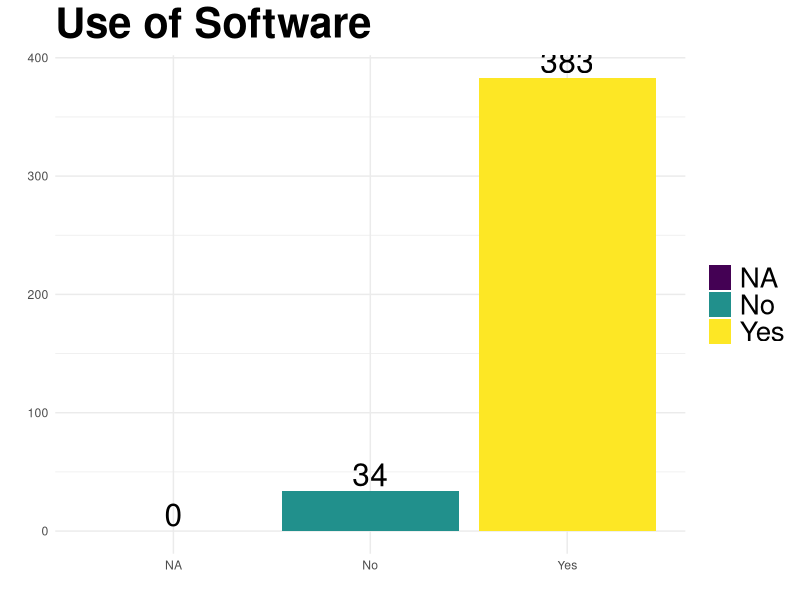
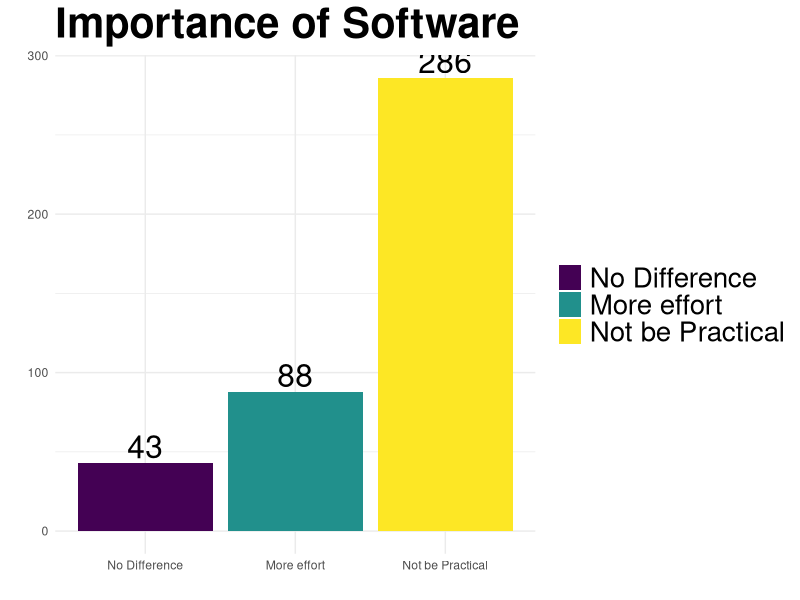
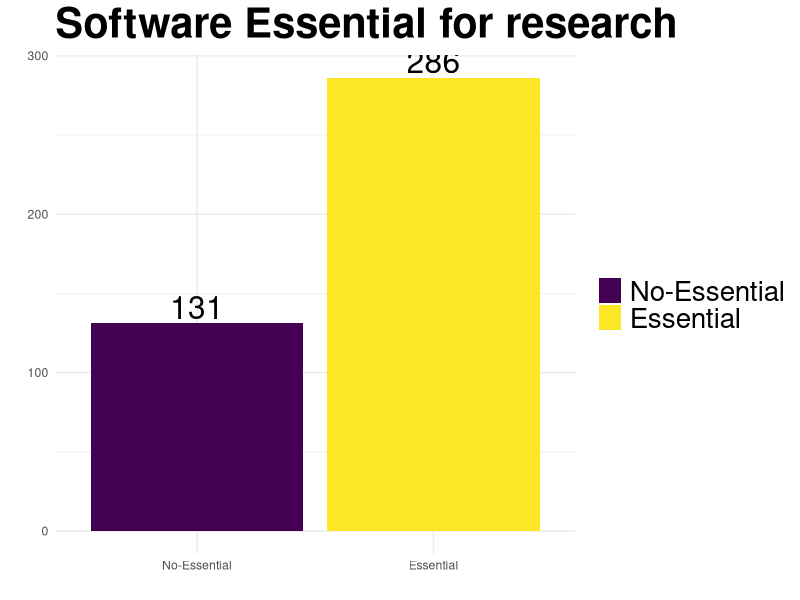
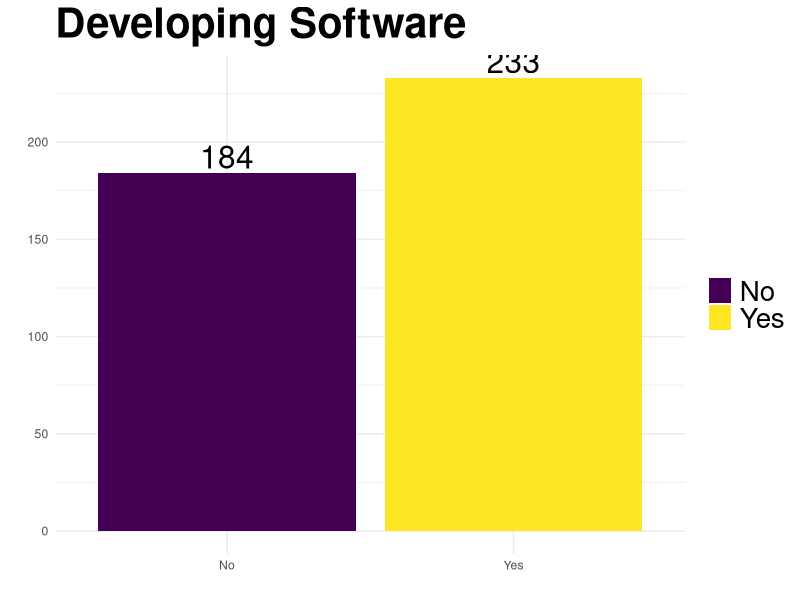

Generate these figures, in order, with R: (Note: this script raises an error after producing the figures.)
## ---- chunk 1
options(knitr.table.format = 'markdown')
## ---- chunk 2

library('ggplot2')
library('plyr')
library('RColorBrewer')
library('knitr')
library('car')

## ---- chunk 3
# Function to create own colour palette to use when there is a need to keep the same
# colour between plot (otherwise they are changed according to the ordering)
myColor <-  function(vectorToColour=vector(), palette='Set3'){
    print(vectorToColour)
    size  <- length(vectorToColour)
    myColors <- brewer.pal(size, palette)
    names(myColors) <- vectorToColour
    return(myColors)
}
## ---- chunk 4
# Function that output a data frame containing the variable, the Frequency and 
# rounded percent
# Optional order is to output the table ordered in Frequency (useful for output with
singleTabFreq <- function(vectorToFreq, name, order=TRUE){
    table_factor <- table(vectorToFreq)
    # Cbind is to combine two different sets into one data.frame
    # the conversion of data.frame within the cbind is to avoid having
    # the factor in data_row for the frequency
    # And being able to index only the value for the percentage
    QSummary <- cbind(as.data.frame(table_factor),
                      as.data.frame(round(prop.table(table_factor)*100))[,2])
    
    #rename the column names
    colnames(QSummary) <- c(name, 'Total Respondents', 'Percent')
    if (order==TRUE){
        # Order the table by Total Respondents
        QSummary <- QSummary[order(QSummary[,2]),]
        # Reorder the level of the factors for using in legend (to match the order of the plot)
        QSummary[,1] <- factor(QSummary[,1], levels=QSummary[,1][order(QSummary[,2])], ordered=order)
    }
    # Write the result into a csv file
    #write.csv(QSummary, paste('./results/',name,'.csv'), row.names=FALSE)
    #dev.off()
    # Output a table of the variable
    return (QSummary)
}
## ---- chunk 5
plotSingleFreq <- function(dataframe, name, column='Total Respondents', order=TRUE, xText=TRUE, ownColour=NA){
    index_column <- match(column, names(dataframe))
    # To reorganise the factor level to show on the legend according to the 
    # frequencies
    p <- ggplot(data=dataframe, environment=environment())
    # environment=environment() is a workaround for ggplot2 to get access to the
    # namespace defined within the function.
    if (order==TRUE){
        p <- p + aes(x=reorder(dataframe[,1], dataframe[, index_column]),
                     y=dataframe[,index_column],
                     fill=dataframe[,1])
    }
    else {
        p <- p + aes(x=dataframe[,1],
                     y=dataframe[,index_column],
                     fill=dataframe[,1])
    }
    p <- p + geom_bar(stat='identity')
    p <- p + theme_minimal()
    p <- p + ylab('')
    p <- p + xlab('')
    p <- p + ggtitle(name)
    p <- p + theme(plot.title = element_text(size=30, face='bold'))
    p <- p + theme(legend.text=element_text(size=20))
    p <- p + theme(legend.title=element_blank())
    if (is.na(ownColour) == FALSE){
        
        p  <- p + scale_fill_manual(values=ownColour)
    }
    if (xText == FALSE) {
        p  <- p + theme(axis.text.x=element_blank())
    }
    p <- p + geom_text(aes(label=dataframe[,index_column]), vjust=-0.2, size=8)
    return (p)
}
## ---- chunk 6
crossTabFreq <- function(df, var1, var2, propNum=1, summaryTable=TRUE){
    freqTable <- table(df[[var1]], df[[var2]])
    if(summaryTable==TRUE){
        kable(freqTable, digits=2)
    }
    dfTable  <- cbind(as.data.frame(freqTable),
                      as.data.frame(prop.table(freqTable, propNum))[,3])
    colnames(dfTable) <- c(var1, var2, 'Freq', 'Prop')
    
    #write.csv(dfTable, paste("./results/cross_table_", var1,'_', var2, '.csv', sep=''), 
    #		  row.names=FALSE)
    
    #dev.off()
    return(dfTable)
}
## ---- chunk 7

facetPlot <- function(df, xVar, facetVar, yVar='Prop', removeNA=FALSE, FREQ=TRUE, xText=TRUE){
    df$Percent  <- df[[yVar]]*100
    if (removeNA==TRUE) {
        df <- na.omit(df)
    }
    p <- ggplot(df, environment=environment())
    p <- p + aes_string(x=xVar, y='Percent', fill=xVar)
    p <- p + geom_bar(stat='identity', position='dodge')
    p <- p + theme_minimal()
    p <- p + ylab('')
    p <- p + xlab('')
    p <- p + theme(plot.title = element_text(size=30, face='bold'))
    p <- p + theme(legend.text=element_text(size=20))
    p <- p + theme(legend.title=element_blank())
    if (xText == FALSE) {
        p  <- p + theme(axis.text.x=element_blank())
    }
    if (FREQ==TRUE){
        p <- p + geom_text(aes(label=paste(round(Percent), '%', ' (n=', Freq, ')')), vjust=-0.2, size=4)
    }
    else {
        p <- p + geom_text(aes(label=paste(round(Percent))), vjust=-0.2, size=4)
    }
    p <- p + theme(plot.title = element_text(size=20, face="bold", vjust=2))
    p <- p + facet_wrap(as.formula(paste('~', facetVar)), ncol=2)
    return(p)
}
## ---- chunk 8

chiSquareSummary <- function (table_, var1, var2) {
    chiValue <- chisq.test(table_)
    #fisher_value <- fisher.test(table_)
    if (chiValue$p.value <= .5){
        write.csv(chiValue$residuals, paste("./results/chi_test_res_", var1,'_', var2, '.csv', sep=''), row.names=FALSE)
    }
    return (chi_value)
}
## ---- chunk 9
#Loading the data set
df <-read.csv("data/mergedDfCleaned.csv", stringsAsFactors=TRUE, na.strings="")
summary(df['dataOrigin'])
# Select only the survey origin 
df <- df[df$dataOrigin == 'survey', ]
## ---- chunk 10
sumQ  <- singleTabFreq(df$Q.6.Use.Software, 'Use of Software')
kable(sumQ, digits=2, format = 'markdown')
plotSingleFreq(sumQ, 'Use of Software')
## ---- chunk 11
# subsetting the dataset to contain only software users, meaning people who answered YES at the question 6
dfYES <- df
# dfYES <- df[which(df$Q.6.Use.Software=='Yes'),]  ## Not filtering them in order to get the same results as Simon with its first xls analysis
dfYES <- droplevels(dfYES)
## ---- chunk 12
levels(dfYES$Q.7.Importance.Software)[1] <- "No Difference"
levels(dfYES$Q.7.Importance.Software)[2] <- "Not be Practical"
levels(dfYES$Q.7.Importance.Software)[3] <- "More effort"

## ---- chunk 13
sumQ  <-  singleTabFreq(dfYES$Q.7.Importance.Software, 'Importance of Software')
kable(sumQ, digits=2, format = 'markdown')
plotSingleFreq(sumQ, 'Importance of Software')
## ---- chunk 14
#Recoding into a binary variable
dfYES$Q.7.Essential.Software <- revalue(dfYES$Q.7.Importance.Software, c('No Difference'='No-Essential', 'More effort'='No-Essential', 'Not be Practical'='Essential'))
## ---- chunk 15

sumQ  <-  singleTabFreq(dfYES$Q.7.Essential.Software, 'Software Essential for research')
kable(sumQ, digits=2, format = 'markdown')
plotSingleFreq(sumQ, 'Software Essential for research')
## ---- chunk 16

sumQ  <-  singleTabFreq(dfYES$Q.8.Developing.Software, 'Developing Software')
kable(sumQ, digits=2, format = 'markdown')
plotSingleFreq(sumQ, 'Developing Software')
## ---- chunk 17

sumQ  <-  singleTabFreq(dfYES$Q.9.Training.Software.clean, 'Training in Software development')
kable(sumQ, digits=2, format = 'markdown')
color_Developing <- myColor(sumQ[,1])
plotSingleFreq(sumQ, 'Training in Software development', ownColour=color_Developing)
## ---- chunk 18

sumQ  <-  singleTabFreq(dfYES[which(dfYES$Q.8.Developing.Software == 'Yes'),]$Q.9.Training.Software.clean, 'Training in Software development')
kable(sumQ, digits=2, format = 'markdown')
plotSingleFreq(sumQ, 'Training in Software development', ownColour=color_Developing)

## ---- chunk 19
sumQ <- singleTabFreq(dfYES$Q.3.Discipline, 'Discipline')
#Printing table
kable(sumQ, digits=2, format = 'markdown')
# Printing Plot
plotSingleFreq(sumQ, 'Discipline', xText=FALSE)
## ---- chunk 20
# Recode the factors
DesArHu <- c("Design, creative & performing arts", "Architecture & planning", "Humanities & language based studies & archaeology")
AdmSoEd <- c('Administrative & business studies', 'Social studies', 'Education')
MedAgri <- c('Medicine, dentistry & health', 'Agriculture, forestry & veterinary science')
dfYES$Q.3.Modified.Disciplines <- dfYES$Q.3.Discipline
dfYES$Q.3.Modified.Disciplines <- recode(dfYES$Q.3.Modified.Disciplines, "DesArHu='Design+Art+Hum'")
dfYES$Q.3.Modified.Disciplines <- recode(dfYES$Q.3.Modified.Disciplines, "AdmSoEd='Admin+Social+Edu'")
dfYES$Q.3.Modified.Disciplines <- recode(dfYES$Q.3.Modified.Disciplines, "MedAgri='Medicine+Agri'")

## ---- chunk 21
modifiedQ3 <- singleTabFreq(dfYES$Q.3.Modified.Disciplines, 'Modified Disciplines')
#Print table
kable(modifiedQ3, digits=2, row.names = FALSE, format = 'markdown')
plotSingleFreq(modifiedQ3, 'Modified Disciplines')
## ---- chunk 22
sumQ  <- crossTabFreq(dfYES, 'Q.3.Modified.Disciplines', 'Q.7.Essential.Software') 
facetPlot(sumQ, facetVar='Q.3.Modified.Disciplines', xVar='Q.7.Essential.Software')

## ---- chunk 23
sumQ  <- crossTabFreq(dfYES, 'Q.3.Modified.Disciplines', 'Q.8.Developing.Software') 
facetPlot(sumQ, facetVar='Q.3.Modified.Disciplines', xVar='Q.8.Developing.Software')

## ---- chunk 24
sumQ  <- crossTabFreq(dfYES, 'Q.3.Modified.Disciplines', 'Q.9.Training.Software.clean') 
facetPlot(sumQ, facetVar='Q.3.Modified.Disciplines', xVar='Q.9.Training.Software.clean')

## ---- chunk 25
sumQ <- singleTabFreq(dfYES$Q.4.Fund.clean, 'Funds')
kable(sumQ, digits=2, row.names = FALSE ,format = 'markdown')
#plotSingleFreq(sumQ, 'Funds', xText=FALSE)
## ---- chunk 26
dfYES$Q.4.Modified.Funds <- dfYES$Q.4.Fund.clean
levels(dfYES$Q.4.Modified.Funds)[c(3, 8, 13, 17)] <- 'None'
levels(dfYES$Q.4.Modified.Funds)[c(8, 13, 17)] <- 'Charity/Trust'
levels(dfYES$Q.4.Modified.Funds)[c(1, 2, 4, 5, 9, 11, 14)] <- 'Research Council'
levels(dfYES$Q.4.Modified.Funds)[c(6,8)] <- 'Other UK'
levels(dfYES$Q.4.Modified.Funds)[c(3, 7)] <- 'Other Non-UK'
## ---- chunk 27
sumQ <- singleTabFreq(dfYES$Q.4.Modified.Funds,'Modified Funds')
#Printing table
kable(sumQ, digits=2, row.names = FALSE, format = 'markdown')
plotSingleFreq(sumQ, 'Modified Funds', xText = FALSE)
## ---- chunk 28
sumQ  <- crossTabFreq(dfYES, 'Q.4.Modified.Funds', 'Q.7.Essential.Software') 
facetPlot(sumQ, facetVar='Q.4.Modified.Funds', xVar='Q.7.Essential.Software')

## ---- chunk 29
sumQ  <- crossTabFreq(dfYES, 'Q.4.Modified.Funds', 'Q.8.Developing.Software') 
facetPlot(sumQ, facetVar='Q.4.Modified.Funds', xVar='Q.8.Developing.Software')

## ---- chunk 30
sumQ  <- crossTabFreq(dfYES, 'Q.4.Modified.Funds', 'Q.9.Training.Software.clean') 
facetPlot(sumQ, facetVar='Q.4.Modified.Funds', xVar='Q.9.Training.Software.clean')

## ---- chunk 31
dfYES$Q.5.Seniority <- factor(dfYES$Q.5.Seniority, levels=c('Less than a year', '1-5 years', '6-10 years', '11-15 years', '15-20 years', 'More than 20 years' ))
## ---- chunk 32
sumQ <- singleTabFreq(dfYES$Q.5.Seniority, 'Seniority', order=FALSE)
#Printing table
kable(sumQ, digits=2, format = 'markdown')
# Printing Plot
plotSingleFreq(sumQ, 'Seniority', order=FALSE)
## ---- chunk 33
sumQ  <- crossTabFreq(dfYES, 'Q.5.Seniority', 'Q.7.Essential.Software') 
facetPlot(sumQ, facetVar='Q.5.Seniority', xVar='Q.7.Essential.Software')
## ---- chunk 34
sumQ  <- crossTabFreq(dfYES, 'Q.5.Seniority', 'Q.8.Developing.Software') 
facetPlot(sumQ, facetVar='Q.5.Seniority', xVar='Q.8.Developing.Software')
## ---- chunk 35
sumQ  <- crossTabFreq(dfYES, 'Q.5.Seniority', 'Q.9.Training.Software.clean') 
facetPlot(sumQ, facetVar='Q.5.Seniority', xVar='Q.9.Training.Software.clean')
## ---- chunk 36
sumQ <- singleTabFreq(dfYES$E.2.Gender.clean, 'Gender')
#Printing table
kable(sumQ, digits=2, format = 'markdown')
# Printing Plot
plotSingleFreq(sumQ, 'Gender')
## ---- chunk 37
sumQ  <- crossTabFreq(dfYES, 'E.2.Gender.clean', 'Q.7.Essential.Software') 
facetPlot(sumQ, facetVar='E.2.Gender.clean', xVar='Q.7.Essential.Software')
## ---- chunk 38
sumQ  <- crossTabFreq(dfYES, 'E.2.Gender.clean', 'Q.8.Developing.Software') 
facetPlot(sumQ, facetVar='E.2.Gender.clean', xVar='Q.8.Developing.Software')
## ---- chunk 39
sumQ  <- crossTabFreq(dfYES, 'E.2.Gender.clean', 'Q.9.Training.Software.clean') 
facetPlot(sumQ, facetVar='E.2.Gender.clean', xVar='Q.9.Training.Software.clean')
## ---- chunk 40
sumQ <- singleTabFreq(dfYES$E.4.OS.clean, 'Operating System')
#Printing table
kable(sumQ, digits=2, format = 'markdown')
# Printing Plot
plotSingleFreq(sumQ, 'Operating System')
## ---- chunk 41
sumQ  <- crossTabFreq(dfYES, 'E.4.OS.clean', 'Q.7.Essential.Software') 
facetPlot(sumQ, facetVar='E.4.OS.clean', xVar='Q.7.Essential.Software')
## ---- chunk 42
sumQ  <- crossTabFreq(dfYES, 'E.4.OS.clean', 'Q.8.Developing.Software') 
facetPlot(sumQ, facetVar='E.4.OS.clean', xVar='Q.8.Developing.Software')
## ---- chunk 43
sumQ  <- crossTabFreq(dfYES, 'E.4.OS.clean', 'Q.9.Training.Software.clean') 
facetPlot(sumQ, facetVar='E.4.OS.clean', xVar='Q.9.Training.Software.clean')
## ---- chunk 44
sumQ <- crossTabFreq(dfYES, 'Q.8.Developing.Software', 'Q.9.Training.Software.clean')
facetPlot(sumQ, facetVar = 'Q.8.Developing.Software', 'Q.9.Training.Software.clean')

